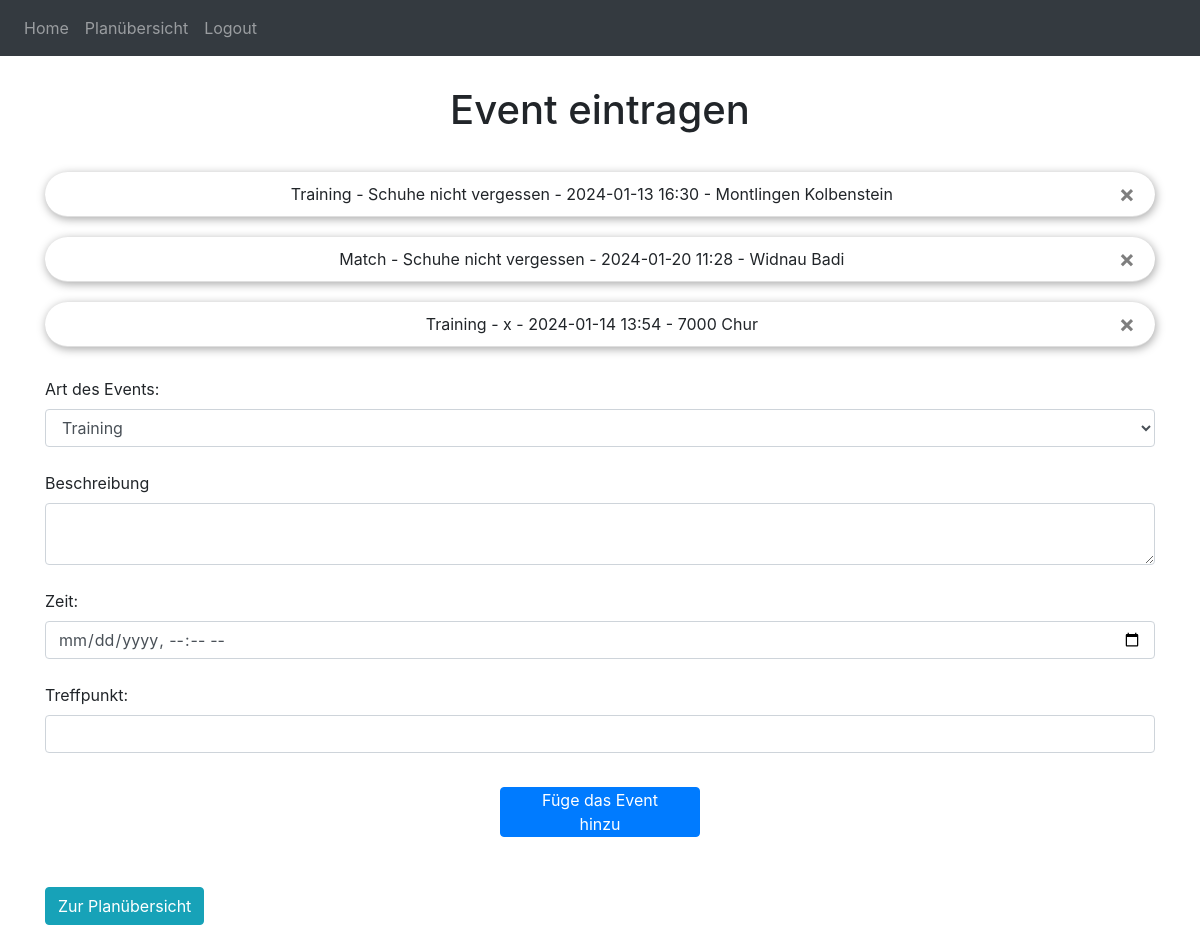
Screenshot of / (signed in) with the database file from the repository.
### website/models.py (models this page shows)
class Event(db.Model):
    id = db.Column(db.Integer, primary_key=True) # Eindeutige ID für jeden User
    location = db.Column(db.String(100))  # Ortschaft des Trainings/Spiels
    description = db.Column(db.String(255))
    event_type = db.Column(db.String(50))  # 'Training' oder 'Match'
    event_time = db.Column(db.DateTime(timezone=True), default=func.now())  # Zeitpunkt des Trainings/Spiels
    user_id = db.Column(db.Integer, db.ForeignKey('user.id'))  # ID des Trainers oder Erstellers
    zusagen = db.relationship('Zusage', back_populates='event')

### website/views.py (the view, shortened to what this page needs)
@views.route('/', methods=['GET', 'POST'])
@login_required #home nur aufrufbar wenn eingeloggt
def home():
    return render_template("home.html", current_user=current_user)

### website/models.py (called while the page is built)
    def is_trainer(self):
        return self.role=='trainer'

### website/templates/home.html (shortened to what this page needs)
    {% extends "base.html" %}
    {% block content %}
    <h1 class="main-header">Event eintragen</h1>
    <ul class="list-group list-group-flush" id="events">
        {% for event in current_user.events %}
        <li class="list-group-item">
            {{ event.event_type }} - {{ event.description }} - {{ event.event_time.strftime('%Y-%m-%d %H:%M') }} - {{
            event.location }}
            <button type="button" class="close" onclick="deleteEvent('{{ event.id }}')">
                <span aria-hidden="true">&times;</span>
            </button>
        </li>
        {% endfor %}
    </ul>
    {% if current_user.is_trainer() %}
    <form method="POST">
        <div class="mb-4">
            <label for="eventType">Art des Events:</label>
            <select class="form-control" id="eventType" name="event_type">
                <option value="Training">Training</option>
            </select>
        </div>
        <div class="mb-4">
            <label for="eventDescription">Beschreibung</label>
            <textarea name="description" class="form-control" id="eventDescription" cols="30" rows="2"></textarea>
        </div>
        <div class="mb-4">
            <label for="eventTime">Zeit:</label>
            <input type="datetime-local" class="form-control" id="eventTime" name="event_time">
        </div>
        <div class="mb-4">
            <label for="location">Treffpunkt:</label>
            <input type="text" class="form-control" id="location" name="location">
        </div>
        <div align="center">
            <button type="submit" class="btn btn-primary">Füge das Event hinzu</button>
        </div>
    </form>
    {% endif %}
    <a href="{{ url_for('views.uebersicht') }}" class="btn btn-info">Zur Planübersicht</a>
    {% endblock %}

### website/static/styles.css (style rules this page uses)
.main-header { text-align: center; padding-top: 30px; padding-bottom: 30px; }
.list-group { margin-bottom: 10px; }
.list-group-item { text-align: center; padding-top: 10px; padding-bottom: 10px; border-radius: 30px !important; box-shadow: rgba(0, 0, 0, 0.35) 1px 2px 10px; margin-bottom: 20px; }
.btn-primary { margin-top: 10px; padding: 0px 20px; height: 50px; width: 200px; }
.btn-info { margin-top: 50px; }

### rows the page displays
Event: event_type "Training", description "Schuhe nicht vergessen", event_time "2024-01-13 16:30", location "Montlingen Kolbenstein"
Event: event_type "Match", description "Schuhe nicht vergessen", event_time "2024-01-20 11:28", location "Widnau Badi"
Event: event_type "Training", description "x", event_time "2024-01-14 13:54", location "7000 Chur"
